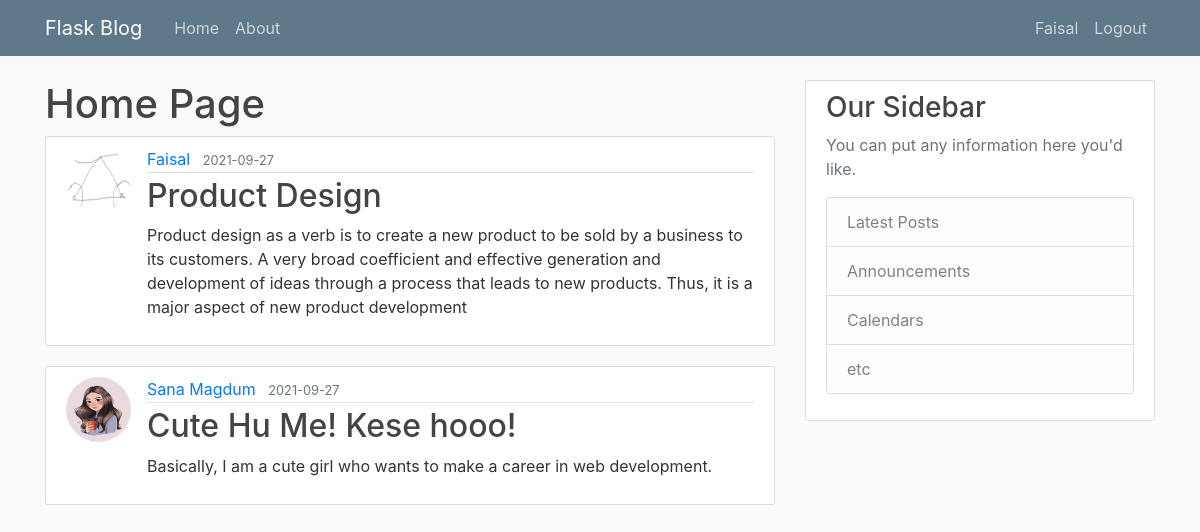
Screenshot of /home (signed in) with the database file from the repository.
### FMagdum/models.py (models this page shows, shortened)
class User(db.Model, UserMixin):
    id = db.Column(db.Integer, primary_key=True)
    username = db.Column(db.String(20), unique=True, nullable=False)
    email = db.Column(db.String(120), unique=True, nullable=False)
    image_file = db.Column(db.String(20), nullable=False, default='default.jpg')
    password = db.Column(db.String(60), nullable=False)
    posts = db.relationship('Post', backref='author', lazy=True)

class Post(db.Model):
    id = db.Column(db.Integer, primary_key=True)
    title = db.Column(db.String(100),nullable=False)
    date_posted = db.Column(db.DateTime, nullable=False, default=datetime.utcnow)
    content = db.Column(db.Text, nullable=False)
    user_id = db.Column(db.Integer, db.ForeignKey('user.id'), nullable=False)

### FMagdum/routes.py (the view)
@app.route("/")
@app.route("/home")
def home():
    posts = Post.query.all()
    return render_template('home.html', posts=posts)

### FMagdum/models.py (called while the page is built)
@login_manager.user_loader
def load_user(user_id):
    return User.query.get(int(user_id))

### FMagdum/templates/home.html
{%extends "layout.html"%}
{%block content%}
    <h1>
        Home Page
    </h1>
    {% for post in posts %}
        <article class="media content-section">
            <img class="rounded-circle article-img" src="{{url_for('static', filename='profile_pics/' + post.author.image_file)}}">
            <div class="media-body">
            <div class="article-metadata">
                <a class="mr-2" href="#">{{ post.author.username }}</a>
                <small class="text-muted">{{ post.date_posted.strftime('%Y-%m-%d') }}</small>
            </div>
            <h2><a class="article-title" href="{{url_for('post', post_id=post.id)}}">{{ post.title }}</a></h2>
            <p class="article-content">{{ post.content }}</p>
            </div>
        </article>
    {%endfor%}
{%endblock content%}

### FMagdum/templates/layout.html (shortened to what this page needs)
<!DOCTYPE html>
<html>
<head>
    <link rel="stylesheet" href="https://maxcdn.bootstrapcdn.com/bootstrap/4.0.0/css/bootstrap.min.css">
    <link rel="stylesheet" type="text/css" href="{{ url_for('static', filename='main.css') }}">
</head>
<body>
    <header class="site-header">
        <nav class="navbar navbar-expand-md navbar-dark bg-steel fixed-top">
          <div class="container">
            <a class="navbar-brand mr-4" href="/">Flask Blog</a>
            <div class="collapse navbar-collapse" id="navbarToggle">
              <div class="navbar-nav mr-auto">
                <a class="nav-item nav-link" href="{{url_for('home')}}">Home</a>
                <a class="nav-item nav-link" href="{{url_for('about')}}">About</a>
              </div>
              <div class="navbar-nav ml-auto">
                {% if current_user.is_authenticated %}
                  <a class="nav-item nav-link" href="{{url_for('new_post')}}">{{legend}}</a>
                  <a class="nav-item nav-link" href="{{url_for('account')}}">{{ current_user.username }}</a>
                  <a class="nav-item nav-link" href="{{url_for('logout')}}">Logout</a>
                {% else %}
                  <a class="nav-item nav-link" href="{{url_for('login')}}">Login</a>
                  <a class="nav-item nav-link" href="{{url_for('register')}}">Register</a>
                {% endif %}
              </div>
            </div>
          </div>
        </nav>
    </header>
    <main role="main" class="container">
        <div class="row">
          <div class="col-md-8">
            {% block content %}{% endblock %}
          </div>
          <div class="col-md-4">
            <div class="content-section">
              <h3>Our Sidebar</h3>
              <p class='text-muted'>You can put any information here you'd like.
                <ul class="list-group">
                  <li class="list-group-item list-group-item-light">Latest Posts</li>
                  <li class="list-group-item list-group-item-light">Announcements</li>
                  <li class="list-group-item list-group-item-light">Calendars</li>
                  <li class="list-group-item list-group-item-light">etc</li>
                </ul>
              </p>
            </div>
          </div>
        </div>
      </main>
</body>
</html>

### FMagdum/static/main.css (style rules this page uses)
body { background: #fafafa; color: #333333; margin-top: 5rem; }
h1, h2, h3, h4, h5, h6 { color: #444444; }
.bg-steel { background-color: #5f788a; }
.site-header .navbar-nav .nav-link { color: #cbd5db; }
.content-section { background: #ffffff; padding: 10px 20px; border: 1px solid #dddddd; border-radius: 3px; margin-bottom: 20px; }
.article-title { color: #444444; }
.article-content { white-space: pre-line; }
.article-img { height: 65px; width: 65px; margin-right: 16px; }
.article-metadata { padding-bottom: 1px; margin-bottom: 4px; border-bottom: 1px solid #e3e3e3 }

### rows the page displays
User: username "Faisal"
Post: image_file (picture), author.username "Faisal", date_posted "2021-09-27", title "Product Design", content "Product design as a verb is to create a new product to be sold by a business to its customers. A very broad coefficient and effective generation and development of ideas through a process that leads to new products. Thus, it is a major aspect of new product development"
Post: image_file (picture), author.username "Sana Magdum", date_posted "2021-09-27", title "Cute Hu Me! Kese hooo!", content "Basically, I am a cute girl who wants to make a career in web development."
